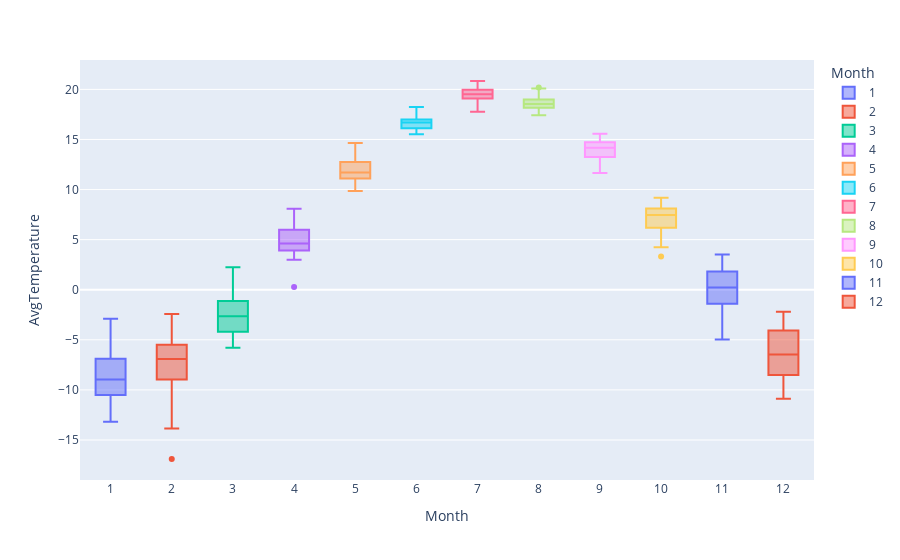

Write notebook code for a chart like this one.
### Markdown cell above
### Let's use a Box Plot for analyzing the same data

### Code cell
px.box(data_canada, x="Month", y="AvgTemperature", color="Month")

### Figure 1 — Plotly figure (JSON) as saved in the notebook; plotly's stock layout.template omitted (floating-point values rounded to 4 significant figures)
{"data": [{"alignmentgroup": "True", "hovertemplate": "Month=%{x}<br>AvgTemperature=%{y}<extra></extra>", "legendgroup": "1", "marker": {"color": "#636efa"}, "name": "1", "notched": false, "offsetgroup": "1", "orientation": "v", "showlegend": true, "type": "box", "x": ["1", "1", "1", "1", "1", "1", "1", "1", "1", "1", "1", "1", "1", "1", "1", "1", "1", "1", "1", "1", "1", "1", "1", "1", "1"], "x0": " ", "xaxis": "x", "y": [-7.017, -12.09, -10.98, -8.588, -8.954, -9.243, -5.828, -5.705, -10.29, -12.49, -10.23, -2.889, -6.501, -7.366, -10.79, -6.319, -8.6, -5.596, -7.644, -8.423, -10.42, -9.471, -10.03, -12.4, -13.19], "y0": " ", "yaxis": "y"}, {"alignmentgroup": "True", "hovertemplate": "Month=%{x}<br>AvgTemperature=%{y}<extra></extra>", "legendgroup": "2", "marker": {"color": "#EF553B"}, "name": "2", "notched": false, "offsetgroup": "2", "orientation": "v", "showlegend": true, "type": "box", "x": ["2", "2", "2", "2", "2", "2", "2", "2", "2", "2", "2", "2", "2", "2", "2", "2", "2", "2", "2", "2", "2", "2", "2", "2", "2"], "x0": " ", "xaxis": "x", "y": [-7.863, -7.41, -5.774, -2.422, -4.061, -5.579, -8.858, -4.311, -9.304, -5.796, -5.66, -6.553, -9.739, -7.381, -6.918, -5.28, -7.882, -4.183, -5.208, -10.44, -13.85, -6.689, -8.32, -12.64, -16.9], "y0": " ", "yaxis": "y"}, {"alignmentgroup": "True", "hovertemplate": "Month=%{x}<br>AvgTemperature=%{y}<extra></extra>", "legendgroup": "3", "marker": {"color": "#00cc96"}, "name": "3", "notched": false, "offsetgroup": "3", "orientation": "v", "showlegend": true, "type": "box", "x": ["3", "3", "3", "3", "3", "3", "3", "3", "3", "3", "3", "3", "3", "3", "3", "3", "3", "3", "3", "3", "3", "3", "3", "3", "3"], "x0": " ", "xaxis": "x", "y": [-1.177, -4.441, -4.11, -1.214, -0.7187, 1.333, -1.648, -5.252, -3.489, -0.3203, -1.816, -1.736, -0.9506, -2.642, -3.159, 2.255, -3.668, 2.208, -2.849, -5.791, -2.781, -2.36, -5.703, -4.648, -5.798], "y0": " ", "yaxis": "y"}, {"alignmentgroup": "True", "hovertemplate": "Month=%{x}<br>AvgTemperature=%{y}<extra></extra>", "legendgroup": "4", "marker": {"color": "#ab63fa"}, "name": "4", "notched": false, "offsetgroup": "4", "orientation": "v", "showlegend": true, "type": "box", "x": ["4", "4", "4", "4", "4", "4", "4", "4", "4", "4", "4", "4", "4", "4", "4", "4", "4", "4", "4", "4", "4", "4", "4", "4", "4"], "x0": " ", "xaxis": "x", "y": [3.512, 4.154, 3.552, 7.648, 6.242, 5.319, 5.727, 3.97, 4.623, 5.92, 7.081, 7.714, 4.947, 5.361, 5.669, 8.086, 4.541, 6.147, 2.987, 4.178, 4.457, 3.112, 4.212, 0.2783, 3.724], "y0": " ", "yaxis": "y"}, {"alignmentgroup": "True", "hovertemplate": "Month=%{x}<br>AvgTemperature=%{y}<extra></extra>", "legendgroup": "5", "marker": {"color": "#FFA15A"}, "name": "5", "notched": false, "offsetgroup": "5", "orientation": "v", "showlegend": true, "type": "box", "x": ["5", "5", "5", "5", "5", "5", "5", "5", "5", "5", "5", "5", "5", "5", "5", "5", "5", "5", "5", "5", "5", "5", "5", "5", "5"], "x0": " ", "xaxis": "x", "y": [11.69, 10.04, 10.25, 14.64, 12.99, 11.42, 13.33, 9.896, 11.62, 10.74, 11.07, 12.84, 12.16, 11.29, 11.12, 12.35, 11.4, 12.64, 12.76, 11.72, 12.49, 12.74, 11.52, 13.8, 9.858], "y0": " ", "yaxis": "y"}, {"alignmentgroup": "True", "hovertemplate": "Month=%{x}<br>AvgTemperature=%{y}<extra></extra>", "legendgroup": "6", "marker": {"color": "#19d3f3"}, "name": "6", "notched": false, "offsetgroup": "6", "orientation": "v", "showlegend": true, "type": "box", "x": ["6", "6", "6", "6", "6", "6", "6", "6", "6", "6", "6", "6", "6", "6", "6", "6", "6", "6", "6", "6", "6", "6", "6", "6", "6"], "x0": " ", "xaxis": "x", "y": [18.24, 16.71, 17.43, 16.14, 17.11, 15.53, 16.86, 16.69, 16.9, 15.66, 17.59, 17.55, 17.09, 16.24, 15.97, 16.44, 16.1, 16.69, 16.18, 15.97, 16.56, 16.95, 16.61, 16.76, 16.1], "y0": " ", "yaxis": "y"}, {"alignmentgroup": "True", "hovertemplate": "Month=%{x}<br>AvgTemperature=%{y}<extra></extra>", "legendgroup": "7", "marker": {"color": "#FF6692"}, "name": "7", "notched": false, "offsetgroup": "7", "orientation": "v", "showlegend": true, "type": "box", "x": ["7", "7", "7", "7", "7", "7", "7", "7", "7", "7", "7", "7", "7", "7", "7", "7", "7", "7", "7", "7", "7", "7", "7", "7", "7"], "x0": " ", "xaxis": "x", "y": [19.52, 18.56, 19.15, 19.69, 19.26, 18.67, 18.87, 20.43, 19.92, 19.18, 20, 20.84, 19.97, 19.06, 17.77, 20.04, 19.84, 20.7, 19.1, 19.26, 19.13, 18.83, 19.91, 20.14, 19.57], "y0": " ", "yaxis": "y"}, {"alignmentgroup": "True", "hovertemplate": "Month=%{x}<br>AvgTemperature=%{y}<extra></extra>", "legendgroup": "8", "marker": {"color": "#B6E880"}, "name": "8", "notched": false, "offsetgroup": "8", "orientation": "v", "showlegend": true, "type": "box", "x": ["8", "8", "8", "8", "8", "8", "8", "8", "8", "8", "8", "8", "8", "8", "8", "8", "8", "8", "8", "8", "8", "8", "8", "8", "8"], "x0": " ", "xaxis": "x", "y": [18.18, 19.0, 18.16, 19.85, 18.52, 18.18, 20.19, 18.81, 20.09, 17.42, 18.7, 18.53, 17.96, 18.25, 18.41, 18.54, 18.97, 19.43, 18.79, 18.48, 18.78, 18.31, 17.91, 19.25, 17.5], "y0": " ", "yaxis": "y"}, {"alignmentgroup": "True", "hovertemplate": "Month=%{x}<br>AvgTemperature=%{y}<extra></extra>", "legendgroup": "9", "marker": {"color": "#FF97FF"}, "name": "9", "notched": false, "offsetgroup": "9", "orientation": "v", "showlegend": true, "type": "box", "x": ["9", "9", "9", "9", "9", "9", "9", "9", "9", "9", "9", "9", "9", "9", "9", "9", "9", "9", "9", "9", "9", "9", "9", "9", "9"], "x0": " ", "xaxis": "x", "y": [13.28, 13.58, 14.37, 15.03, 14.67, 13.17, 14.8, 15.06, 14.68, 14.03, 14.67, 13.92, 14.17, 14.0, 15.56, 13.05, 15.52, 14.57, 14.9, 12.62, 14.13, 13.09, 14.28, 11.66, 12.69], "y0": " ", "yaxis": "y"}, {"alignmentgroup": "True", "hovertemplate": "Month=%{x}<br>AvgTemperature=%{y}<extra></extra>", "legendgroup": "10", "marker": {"color": "#FECB52"}, "name": "10", "notched": false, "offsetgroup": "10", "orientation": "v", "showlegend": true, "type": "box", "x": ["10", "10", "10", "10", "10", "10", "10", "10", "10", "10", "10", "10", "10", "10", "10", "10", "10", "10", "10", "10", "10", "10", "10", "10", "10"], "x0": " ", "xaxis": "x", "y": [8.368, 6.603, 6.763, 8.253, 7.039, 7.924, 7.589, 4.975, 8.047, 7.476, 8.463, 6.342, 9.176, 7.628, 5.384, 8.342, 8.599, 6.706, 7.464, 7.501, 5.747, 5.526, 7.448, 3.315, 4.248], "y0": " ", "yaxis": "y"}, {"alignmentgroup": "True", "hovertemplate": "Month=%{x}<br>AvgTemperature=%{y}<extra></extra>", "legendgroup": "11", "marker": {"color": "#636efa"}, "name": "11", "notched": false, "offsetgroup": "11", "orientation": "v", "showlegend": true, "type": "box", "x": ["11", "11", "11", "11", "11", "11", "11", "11", "11", "11", "11", "11", "11", "11", "11", "11", "11", "11", "11", "11", "11", "11", "11", "11", "11"], "x0": " ", "xaxis": "x", "y": [-2.267, -3.655, 0.2223, 1.045, 3.147, 0.2085, 3.125, 0.7013, -0.977, 1.903, 1.789, 0.252, 0.3207, 1.876, 3.513, -0.2033, 1.539, -0.9452, -1.099, -4.972, -0.03667, 1.976, -4.302, -4.098, -3.613], "y0": " ", "yaxis": "y"}, {"alignmentgroup": "True", "hovertemplate": "Month=%{x}<br>AvgTemperature=%{y}<extra></extra>", "legendgroup": "12", "marker": {"color": "#EF553B"}, "name": "12", "notched": false, "offsetgroup": "12", "orientation": "v", "showlegend": true, "type": "box", "x": ["12", "12", "12", "12", "12", "12", "12", "12", "12", "12", "12", "12", "12", "12", "12", "12", "12", "12", "12", "12", "12", "12", "12", "12", "12"], "x0": " ", "xaxis": "x", "y": [-8.743, -6.912, -3.066, -3.692, -2.468, -9.714, -3.515, -5.222, -4.257, -5.986, -4.636, -2.508, -7.038, -8.964, -7.972, -6.472, -2.192, -6.347, -9.451, -6.943, -4.192, -10.3, -10.89, -8.439, -8.302], "y0": " ", "yaxis": "y"}], "layout": {"boxmode": "overlay", "legend": {"title": {"text": "Month"}, "tracegroupgap": 0}, "margin": {"t": 60}, "xaxis": {"anchor": "y", "categoryarray": ["1", "2", "3", "4", "5", "6", "7", "8", "9", "10", "11", "12"], "categoryorder": "array", "domain": [0, 1], "title": {"text": "Month"}}, "yaxis": {"anchor": "x", "domain": [0, 1], "title": {"text": "AvgTemperature"}}}}
